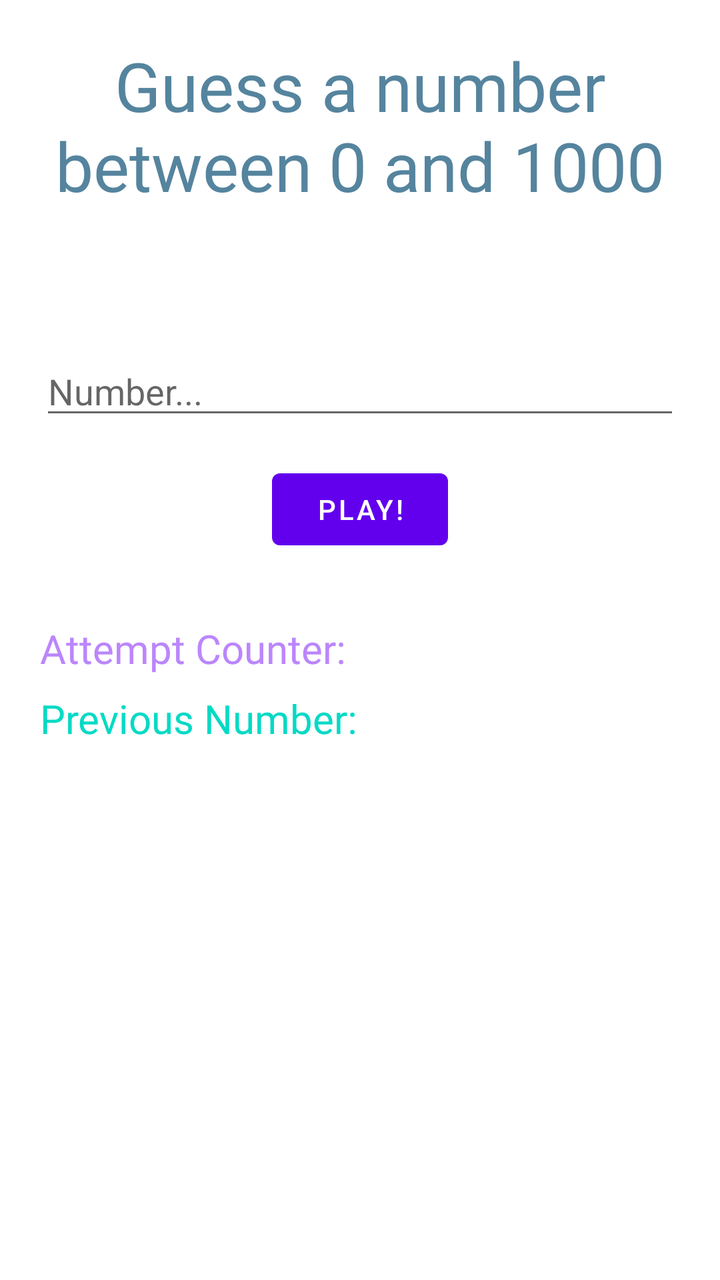
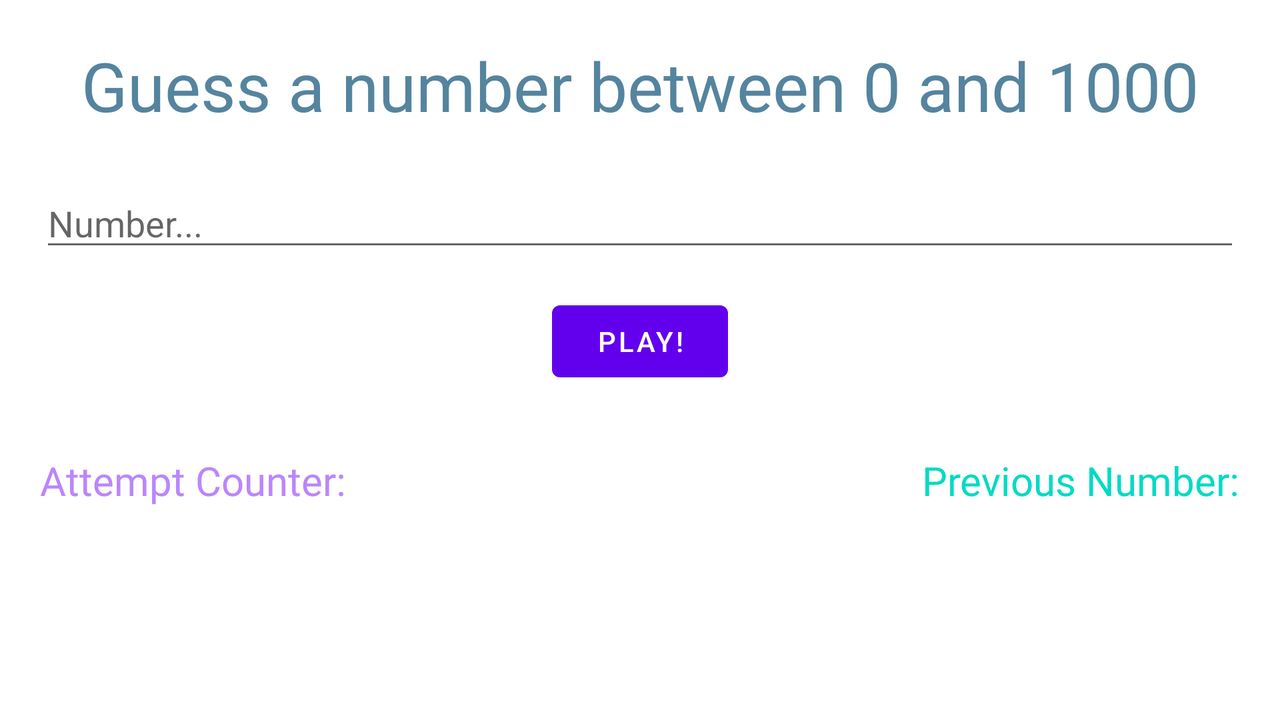

First picture: res/layout/ on a phone held upright. Second picture: the repository's own variant of that layout, on a device whose configuration matches the variant's folder. Source for both follows.
<!-- AndroidManifest.xml: application theme Theme.Taller1AppDeActividades -->
<!-- res/layout/activity_guess_game.xml -->
<?xml version="1.0" encoding="utf-8"?>
<androidx.constraintlayout.widget.ConstraintLayout xmlns:android="http://schemas.android.com/apk/res/android"
    xmlns:app="http://schemas.android.com/apk/res-auto"
    xmlns:tools="http://schemas.android.com/tools"
    android:layout_width="match_parent"
    android:layout_height="match_parent"
    android:padding="20dp"
    tools:context=".GuessGameActivity">

    <TextView
        android:id="@+id/textView"
        android:layout_width="wrap_content"
        android:layout_height="wrap_content"
        android:fontFamily="@font/roboto_medium"
        android:text="Guess a number between 0 and 1000"
        android:textAlignment="center"
        android:textColor="#55849E"
        android:textSize="34sp"
        app:layout_constraintEnd_toEndOf="parent"
        app:layout_constraintStart_toStartOf="parent"
        app:layout_constraintTop_toTopOf="parent" />

    <EditText
        android:id="@+id/suggestedNumber"
        android:layout_width="match_parent"
        android:layout_height="wrap_content"
        android:layout_marginTop="68dp"
        android:ems="10"
        android:hint="Number..."
        android:inputType="phone"
        app:layout_constraintEnd_toEndOf="@+id/textView"
        app:layout_constraintStart_toStartOf="@+id/textView"
        app:layout_constraintTop_toBottomOf="@+id/textView" />

    <Button
        android:id="@+id/playButton"
        android:layout_width="wrap_content"
        android:layout_height="wrap_content"
        android:layout_marginTop="16dp"
        android:text="PLAY!"
        app:layout_constraintEnd_toEndOf="parent"
        app:layout_constraintStart_toStartOf="parent"
        app:layout_constraintTop_toBottomOf="@+id/suggestedNumber" />

    <TextView
        android:id="@+id/attemptCounter"
        android:layout_width="wrap_content"
        android:layout_height="wrap_content"
        android:layout_marginTop="32dp"
        android:fontFamily="@font/roboto_medium"
        android:text="Attempt Counter: "
        android:textColor="@color/purple_200"
        android:textSize="20sp"
        app:layout_constraintStart_toStartOf="parent"
        app:layout_constraintTop_toBottomOf="@+id/playButton" />

    <TextView
        android:id="@+id/gameStatus"
        android:layout_width="wrap_content"
        android:layout_height="wrap_content"
        android:layout_marginTop="8dp"
        android:fontFamily="@font/roboto_medium"
        android:text="Previous Number:"
        android:textColor="@color/teal_200"
        android:textSize="20sp"
        app:layout_constraintBottom_toBottomOf="parent"
        app:layout_constraintStart_toStartOf="parent"
        app:layout_constraintTop_toBottomOf="@+id/attemptCounter"
        app:layout_constraintVertical_bias="0.0" />

</androidx.constraintlayout.widget.ConstraintLayout>
<!-- resources referenced by this layout -->
<resources>
  <style name="Theme.Taller1AppDeActividades" parent="Theme.MaterialComponents.DayNight.DarkActionBar">
          
          <item name="colorPrimary">@color/purple_500</item>
          <item name="colorPrimaryVariant">@color/purple_700</item>
          <item name="colorOnPrimary">@color/white</item>
          
          <item name="colorSecondary">@color/teal_200</item>
          <item name="colorSecondaryVariant">@color/teal_700</item>
          <item name="colorOnSecondary">@color/black</item>
          
          <item name="android:statusBarColor">?attr/colorPrimaryVariant</item>
          
      </style>
</resources>
<!-- res/layout-land/activity_guess_game.xml (the repository's variant of the layout above) -->
<!-- drawn on the phone turned sideways -->
<?xml version="1.0" encoding="utf-8"?>
<androidx.constraintlayout.widget.ConstraintLayout xmlns:android="http://schemas.android.com/apk/res/android"
    xmlns:app="http://schemas.android.com/apk/res-auto"
    xmlns:tools="http://schemas.android.com/tools"
    android:layout_width="match_parent"
    android:layout_height="match_parent"
    android:padding="20dp"
    tools:context=".GuessGame">

    <TextView
        android:id="@+id/textView"
        android:layout_width="wrap_content"
        android:layout_height="wrap_content"
        android:fontFamily="@font/roboto_medium"
        android:text="Guess a number between 0 and 1000"
        android:textAlignment="center"
        android:textColor="#55849E"
        android:textSize="34sp"
        app:layout_constraintEnd_toEndOf="parent"
        app:layout_constraintStart_toStartOf="parent"
        app:layout_constraintTop_toTopOf="parent" />

    <EditText
        android:id="@+id/suggestedNumber"
        android:layout_width="match_parent"
        android:layout_height="wrap_content"
        android:layout_marginTop="24dp"
        android:ems="10"
        android:hint="Number..."
        android:inputType="phone"
        app:layout_constraintEnd_toEndOf="@+id/textView"
        app:layout_constraintStart_toStartOf="@+id/textView"
        app:layout_constraintTop_toBottomOf="@+id/textView" />

    <Button
        android:id="@+id/playButton"
        android:layout_width="wrap_content"
        android:layout_height="wrap_content"
        android:layout_marginTop="16dp"
        android:text="PLAY!"
        app:layout_constraintEnd_toEndOf="parent"
        app:layout_constraintStart_toStartOf="parent"
        app:layout_constraintTop_toBottomOf="@+id/suggestedNumber" />

    <TextView
        android:id="@+id/attemptCounter"
        android:layout_width="wrap_content"
        android:layout_height="wrap_content"
        android:layout_marginTop="32dp"
        android:fontFamily="@font/roboto_medium"
        android:text="Attempt Counter: "
        android:textColor="@color/purple_200"
        android:textSize="20sp"
        app:layout_constraintStart_toStartOf="parent"
        app:layout_constraintTop_toBottomOf="@+id/playButton" />

    <TextView
        android:id="@+id/gameStatus"
        android:layout_width="wrap_content"
        android:layout_height="wrap_content"
        android:layout_marginTop="32dp"
        android:fontFamily="@font/roboto_medium"
        android:text="Previous Number:"
        android:textColor="@color/teal_200"
        android:textSize="20sp"
        app:layout_constraintEnd_toEndOf="parent"
        app:layout_constraintTop_toBottomOf="@+id/playButton" />

</androidx.constraintlayout.widget.ConstraintLayout>
